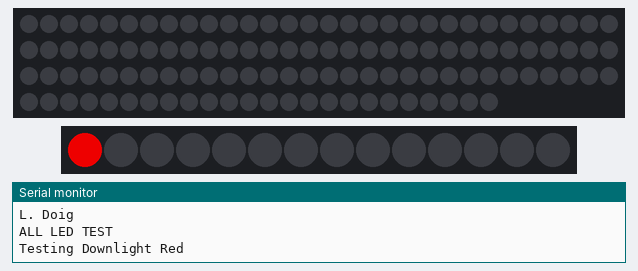
This sketch was run on a simulated Arduino Uno, built with avr-gcc and run on an emulated ATmega328P. Shown: 114 RGB LEDs in strip order, left to right, continuing on the next row, 14 RGB LEDs in strip order, left to right, the last lines printed to the serial monitor. The strip is taken to match the declared colour order.

Above: at 0.13 s.
At 2.64 s:
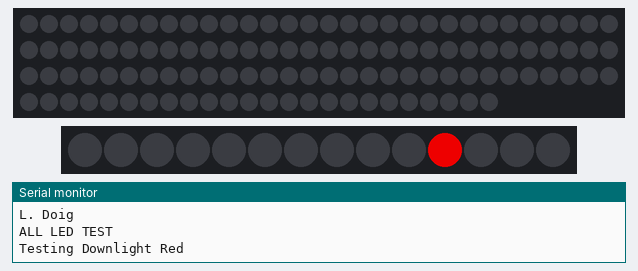
At 5.4 s:
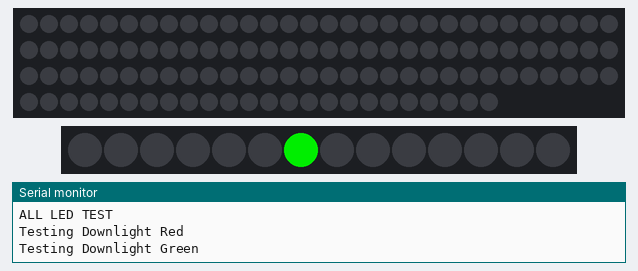
At 10.92 s:
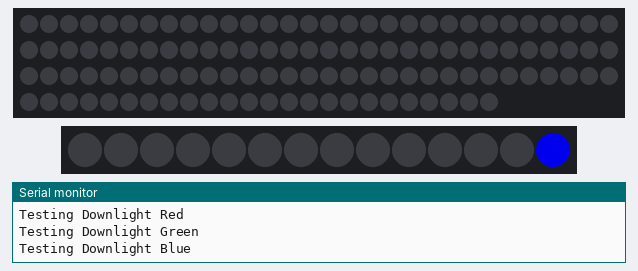
At 26.9 s:
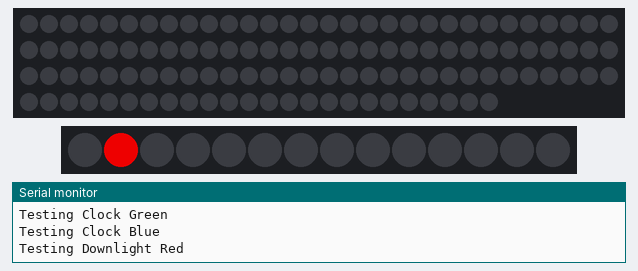
At 39.7 s:
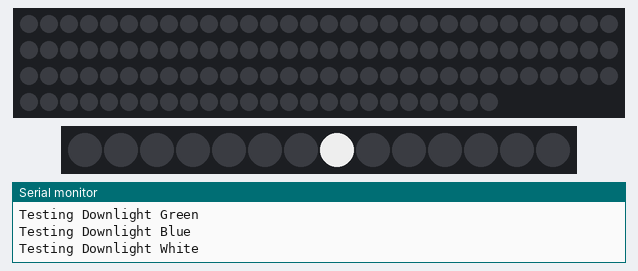

The sketch:

AllTest.ino
```cpp
#include <Adafruit_NeoPixel.h>

// Which pin on the Arduino is connected to the NeoPixels?
#define LEDCLOCK_PIN        5
#define LEDDOWNLIGHT_PIN    2

// How many NeoPixels are attached to the Arduino?
#define LEDCLOCK_COUNT      114
#define LEDDOWNLIGHT_COUNT  14

int CF_Bright = 200;
int DL_Bright = 200;

int wait = 250;

// Define the neopixel instances
Adafruit_NeoPixel stripClock(LEDCLOCK_COUNT, LEDCLOCK_PIN, NEO_RGB + NEO_KHZ800);
Adafruit_NeoPixel stripDownlighter(LEDDOWNLIGHT_COUNT, LEDDOWNLIGHT_PIN, NEO_RGBW + NEO_KHZ800);

void setup() {
  // Start Serial for debugging
  Serial.begin(115200);
  Serial.println("/n /n");
  Serial.println("Neopixel 7 Segment clock");
  Serial.println("L. Doig");
  Serial.println("ALL LED TEST");
  Serial.println("");

  // Init the clock LEDs
  stripClock.begin();                                 // INITIALIZE NeoPixel stripClock object (REQUIRED)
  stripClock.clear();
  stripClock.show();                                  // Turn OFF all pixels ASAP
  stripClock.setBrightness(CF_Bright);                // Set inital BRIGHTNESS (max = 255)

  // Init the downlight LEDs
  stripDownlighter.begin();                           // INITIALIZE NeoPixel Downlight object (REQUIRED)
  stripDownlighter.clear();
  stripDownlighter.show();                            // Turn OFF all pixels ASAP
  stripDownlighter.setBrightness(DL_Bright);          // Set BRIGHTNESS (max = 255) 200~ 3/4 brightness

}

void loop() {
  // put your main code here, to run repeatedly:


  Serial.println("Testing Downlight Red");
  for(int i=0; i<=LEDDOWNLIGHT_COUNT; i++) {
       stripDownlighter.clear();                                             //  Turn all LEDs off in RAM
       stripDownlighter.setPixelColor(i, 255, 0, 0, 0);
       stripDownlighter.show();
       delay(wait);
  }
  Serial.println("Testing Downlight Green");
  for(int i=0; i<=LEDDOWNLIGHT_COUNT; i++) {
       stripDownlighter.clear();                                             //  Turn all LEDs off in RAM
       stripDownlighter.setPixelColor(i, 0, 255, 0, 0);
       stripDownlighter.show();
       delay(wait);
  }
  Serial.println("Testing Downlight Blue");
  for(int i=0; i<=LEDDOWNLIGHT_COUNT; i++) {
       stripDownlighter.clear();                                             //  Turn all LEDs off in RAM
       stripDownlighter.setPixelColor(i, 0, 0, 255, 0);
       stripDownlighter.show();
       delay(wait);
  }
  Serial.println("Testing Downlight White");
  for(int i=0; i<=LEDDOWNLIGHT_COUNT; i++) {
       stripDownlighter.clear();                                             //  Turn all LEDs off in RAM
       stripDownlighter.setPixelColor(i, 0, 0, 0, 255);
       stripDownlighter.show();
       delay(wait);
  }

  stripDownlighter.clear();
  stripDownlighter.show();

  Serial.println("Testing Clock Red");
  for(int i=0; i<=LEDDOWNLIGHT_COUNT; i++) {
       stripClock.clear();                                             //  Turn all LEDs off in RAM
       stripClock.setPixelColor(i, 255, 0, 0);
       stripClock.show();
       delay(wait);
  }
  Serial.println("Testing Clock Green");
  for(int i=0; i<=LEDDOWNLIGHT_COUNT; i++) {
       stripClock.clear();                                             //  Turn all LEDs off in RAM
       stripClock.setPixelColor(i, 0, 255, 0);
       stripClock.show();
       delay(wait);
  }
  Serial.println("Testing Clock Blue");
  for(int i=0; i<=LEDDOWNLIGHT_COUNT; i++) {
       stripClock.clear();                                             //  Turn all LEDs off in RAM
       stripClock.setPixelColor(i, 0, 0, 255);
       stripClock.show();
       delay(wait);
  }
  stripClock.clear();
  stripClock.show();
}
```
